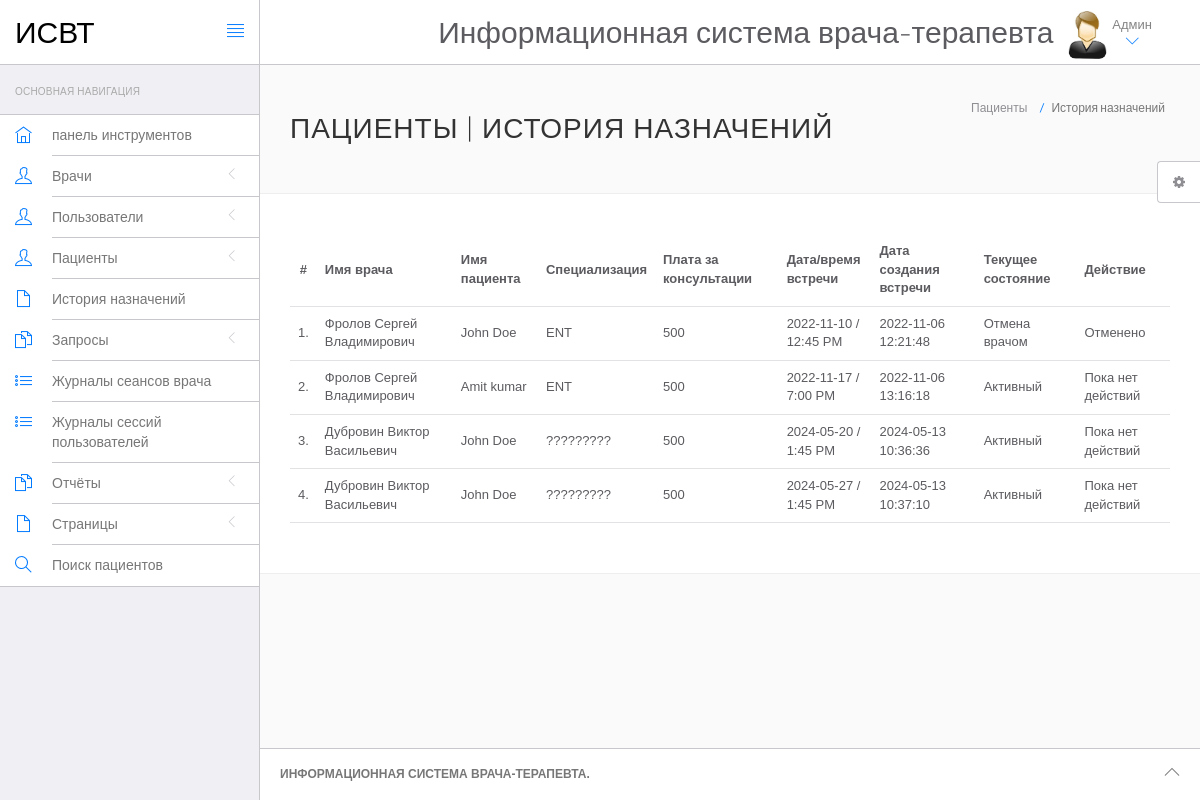
Page /hms/admin/appointment-history.php (signed in) on the committed database.
### tables this page shows
CREATE TABLE `appointment` (
  `id` int(11) NOT NULL,
  `doctorSpecialization` varchar(255) DEFAULT NULL,
  `doctorId` int(11) DEFAULT NULL,
  `userId` int(11) DEFAULT NULL,
  `consultancyFees` int(11) DEFAULT NULL,
  `appointmentDate` varchar(255) DEFAULT NULL,
  `appointmentTime` varchar(255) DEFAULT NULL,
  `postingDate` timestamp NULL DEFAULT current_timestamp(),
  `userStatus` int(11) DEFAULT NULL,
  `doctorStatus` int(11) DEFAULT NULL,
  `updationDate` timestamp NULL DEFAULT NULL ON UPDATE current_timestamp()
);

CREATE TABLE `doctors` (
  `id` int(11) NOT NULL,
  `specilization` varchar(255) DEFAULT NULL,
  `doctorName` varchar(255) DEFAULT NULL,
  `address` longtext DEFAULT NULL,
  `docFees` varchar(255) DEFAULT NULL,
  `contactno` bigint(11) DEFAULT NULL,
  `docEmail` varchar(255) DEFAULT NULL,
  `password` varchar(255) DEFAULT NULL,
  `creationDate` timestamp NULL DEFAULT current_timestamp(),
  `updationDate` timestamp NULL DEFAULT NULL ON UPDATE current_timestamp()
);

CREATE TABLE `users` (
  `id` int(11) NOT NULL,
  `fullName` varchar(255) DEFAULT NULL,
  `address` longtext DEFAULT NULL,
  `city` varchar(255) DEFAULT NULL,
  `gender` varchar(255) DEFAULT NULL,
  `email` varchar(255) DEFAULT NULL,
  `password` varchar(255) DEFAULT NULL,
  `regDate` timestamp NULL DEFAULT current_timestamp(),
  `updationDate` timestamp NULL DEFAULT NULL ON UPDATE current_timestamp()
);

### hms/admin/appointment-history.php (the view, shortened to what this page needs)
<?php
include('include/config.php');
if(strlen($_SESSION['id']==0)) {
 header('location:logout.php');
  } else{
?>
<!DOCTYPE html>
<html lang="en">
	<head>
		<link rel="stylesheet" href="vendor/bootstrap/css/bootstrap.min.css">
		<link rel="stylesheet" href="vendor/fontawesome/css/font-awesome.min.css">
		<link rel="stylesheet" href="vendor/themify-icons/themify-icons.min.css">
		<link href="vendor/animate.css/animate.min.css" rel="stylesheet" media="screen">
		<link href="vendor/perfect-scrollbar/perfect-scrollbar.min.css" rel="stylesheet" media="screen">
		<link href="vendor/switchery/switchery.min.css" rel="stylesheet" media="screen">
		<link href="vendor/bootstrap-touchspin/jquery.bootstrap-touchspin.min.css" rel="stylesheet" media="screen">
		<link href="vendor/select2/select2.min.css" rel="stylesheet" media="screen">
		<link href="vendor/bootstrap-datepicker/bootstrap-datepicker3.standalone.min.css" rel="stylesheet" media="screen">
		<link href="vendor/bootstrap-timepicker/bootstrap-timepicker.min.css" rel="stylesheet" media="screen">
		<link rel="stylesheet" href="assets/css/styles.css">
		<link rel="stylesheet" href="assets/css/plugins.css">
		<link rel="stylesheet" href="assets/css/themes/theme-1.css" id="skin_color" />
	</head>
	<body>
		<div id="app">
<?php include('include/sidebar.php');?>
			<div class="app-content">
					<?php include('include/header.php');?>
				<div class="main-content" >
					<div class="wrap-content container" id="container">
						<section id="page-title">
							<div class="row">
								<div class="col-sm-8">
									<h1 class="mainTitle">Пациенты  | История назначений</h1>
																	</div>
								<ol class="breadcrumb">
									<li>
										<span>Пациенты </span>
									</li>
									<li class="active">
										<span>История назначений</span>
									</li>
								</ol>
							</div>
						</section>
						<div class="container-fluid container-fullw bg-white">
									<div class="row">
								<div class="col-md-12">
									<table class="table table-hover" id="sample-table-1">
										<thead>
											<tr>
												<th class="center">#</th>
												<th class="hidden-xs">Имя врача</th>
												<th>Имя пациента</th>
												<th>Специализация</th>
												<th>Плата за консультации</th>
												<th>Дата/время встречи </th>
												<th>Дата создания встречи </th>
												<th>Текущее состояние</th>
												<th>Действие</th>
											</tr>
										</thead>
										<tbody>
<?php
$sql=mysqli_query($con,"select doctors.doctorName as docname,users.fullName as pname,appointment.*  from appointment join doctors on doctors.id=appointment.doctorId join users on users.id=appointment.userId ");
$cnt=1;
while($row=mysqli_fetch_array($sql))
{
?>
											<tr>
												<td class="center"><?php echo $cnt;?>.</td>
												<td class="hidden-xs"><?php echo $row['docname'];?></td>
												<td class="hidden-xs"><?php echo $row['pname'];?></td>
												<td><?php echo $row['doctorSpecialization'];?></td>
												<td><?php echo $row['consultancyFees'];?></td>
												<td><?php echo $row['appointmentDate'];?> / <?php echo
												 $row['appointmentTime'];?>
												</td>
												<td><?php echo $row['postingDate'];?></td>
												<td>
<?php if(($row['userStatus']==1) && ($row['doctorStatus']==1))
{
	echo "Активный";
}
if(($row['userStatus']==1) && ($row['doctorStatus']==0))
{
	echo "Отмена врачом";
}
												?></td>
												<td >
												<div class="visible-md visible-lg hidden-sm hidden-xs">
							<?php if(($row['userStatus']==1) && ($row['doctorStatus']==1))
{
echo "Пока нет действий";
	 } else {
		echo "Отменено";
		} ?>
												</div>
												</td>
											</tr>
											<?php
$cnt=$cnt+1;
											 }?>
										</tbody>
									</table>
								</div>
							</div>
								</div>
					</div>
				</div>
			</div>
	<?php include('include/footer.php');?>
	<?php include('include/setting.php');?>
		</div>
	</body>
</html>
<?php } ?>

### hms/admin/assets/css/themes/theme-1.css (style rules this page uses)
body { background: #FAFAFA; }

### rows in the picture
appointment: doctorId.doctorName "Фролов Сергей Владимирович", userId.fullName "John Doe", doctorSpecialization "ENT", consultancyFees "500", appointmentDate "2022-11-10", appointmentTime "12:45 PM", postingDate "2022-11-06 12:21:48", userStatus "Отмена врачом"
appointment: doctorId.doctorName "Фролов Сергей Владимирович", userId.fullName "Amit kumar", doctorSpecialization "ENT", consultancyFees "500", appointmentDate "2022-11-17", appointmentTime "7:00 PM", postingDate "2022-11-06 13:16:18", userStatus "Активный"
appointment: doctorId.doctorName "Дубровин Виктор Васильевич", userId.fullName "John Doe", doctorSpecialization "?????????", consultancyFees "500", appointmentDate "2024-05-20", appointmentTime "1:45 PM", postingDate "2024-05-13 10:36:36", userStatus "Активный"
appointment: doctorId.doctorName "Дубровин Виктор Васильевич", userId.fullName "John Doe", doctorSpecialization "?????????", consultancyFees "500", appointmentDate "2024-05-27", appointmentTime "1:45 PM", postingDate "2024-05-13 10:37:10", userStatus "Активный"
